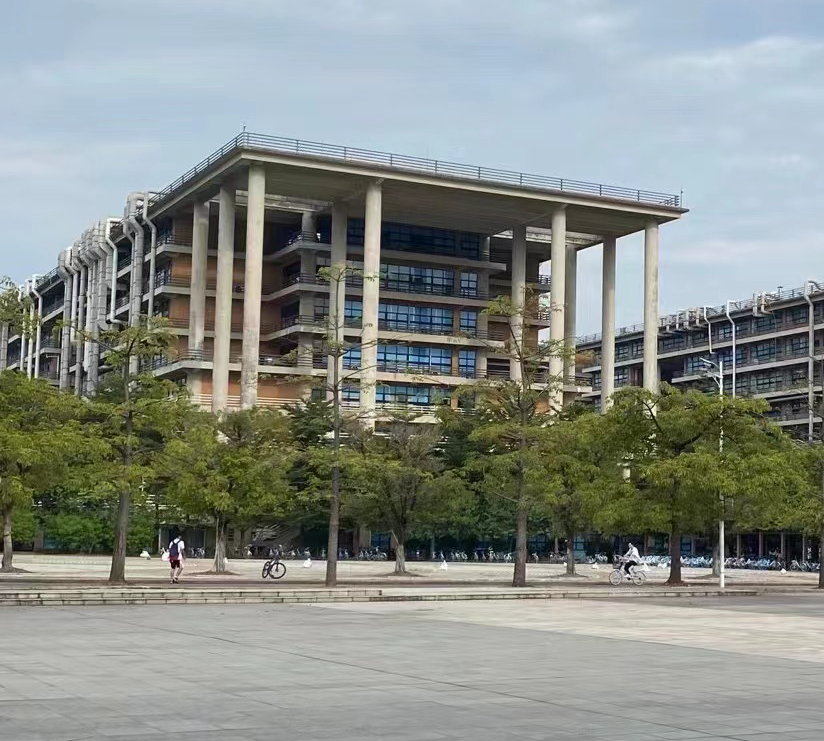
#> input picture 实验二：SIFT特征点与图像拼接/sift/p1.png, 824 x 741 px
$ python gaosi2.py
#> lines starting #> are read from the running program, lines starting #| are printed output that depends on the picture
import cv2
import numpy as np
import matplotlib.pyplot as plt

##图片组1
#读取原始图像
sift = cv2.SIFT_create()
r1 = cv2.imread('sift/p1.png')
#> r1 is the input picture: shape (741, 824, 3); mean B, G, R 137.1, 142.3, 136.4


#图像向下取样
r2 = cv2.pyrDown(r1)
r3 = cv2.pyrDown(r2)
r4 = cv2.pyrDown(r3)
r5 = cv2.pyrDown(r4)
# [5 lines of commented-out code are left out]
sz = 7; sig = 3
im_gs1 = cv2.GaussianBlur(r1, (sz, sz), sig)
im_gs2 = cv2.GaussianBlur(r2, (sz, sz), sig)
im_gs3 = cv2.GaussianBlur(r3, (sz, sz), sig)
im_gs4 = cv2.GaussianBlur(r4, (sz, sz), sig)
im_gs5 = cv2.GaussianBlur(r5, (sz, sz), sig)

im_dog1 = im_gs1 - r1
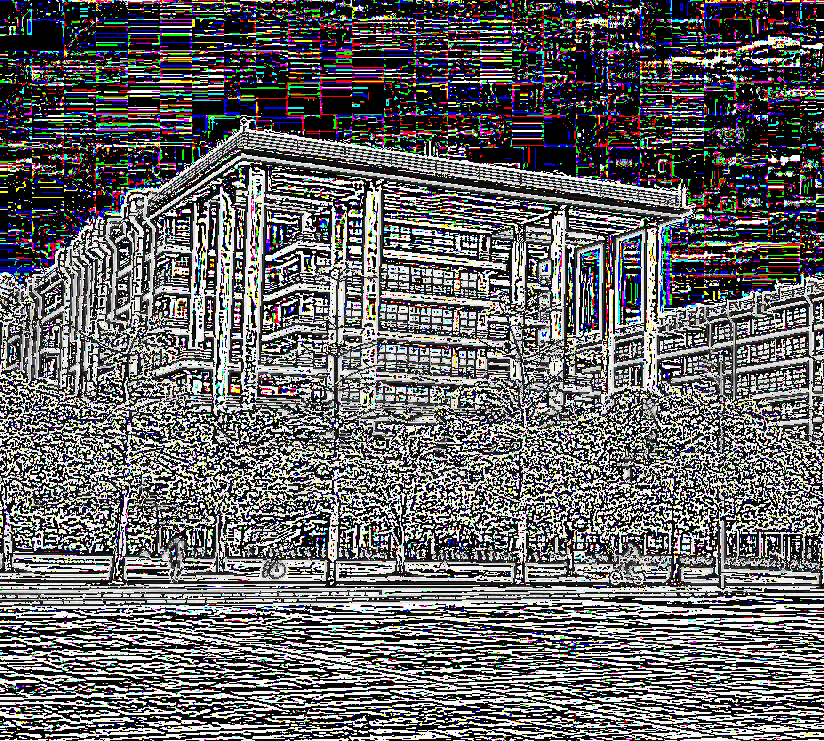
#> im_dog1: shape (741, 824, 3); mean B, G, R 103.8, 102.3, 103
im_dog2 = im_gs2 - r2
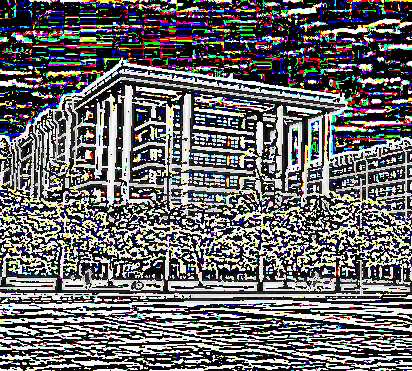
#> im_dog2: shape (371, 412, 3); mean B, G, R 105.9, 104.7, 105.5
im_dog3 = im_gs3 - r3
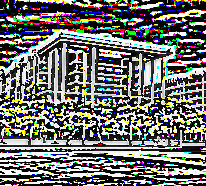
#> im_dog3: shape (186, 206, 3); mean B, G, R 109.2, 111.1, 111.2
im_dog4 = im_gs4 - r4
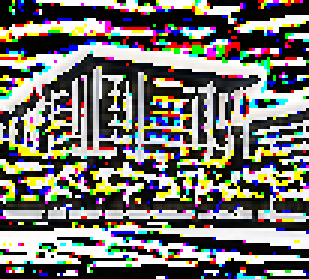
#> im_dog4: shape (93, 103, 3) (shown 3 times larger); mean B, G, R 110.8, 116.9, 118
im_dog5 = im_gs5 - r5
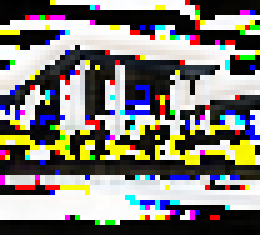
#> im_dog5: shape (47, 52, 3) (shown 5 times larger); mean B, G, R 118.7, 125.7, 128.8

(kp1, des1) = sift.detectAndCompute(r1, None)
#> kp1 = 3954 keypoints; strongest (x, y, size): (171, 543, 1.9), (176, 541, 2.5), (181, 545, 4.4), (249, 552, 2.1)
(kp2, des2) = sift.detectAndCompute(r2, None)
#> kp2 = 1321 keypoints; strongest (x, y, size): (165, 218, 2.6), (73, 277, 2), (317, 276, 2.9), (272, 134, 4.3)
(kp3, des3) = sift.detectAndCompute(r3, None)
#> kp3 = 406 keypoints; strongest (x, y, size): (163, 95, 3), (59, 94, 2.4), (158, 86, 4.1), (136, 67, 2.2)
(kp4, des4) = sift.detectAndCompute(r4, None)
#> kp4 = 88 keypoints; strongest (x, y, size): (76, 28, 4.8), (58, 31, 12.1), (7, 37, 2.4), (79, 43, 2)
(kp5, des5) = sift.detectAndCompute(r5, None)
#> kp5 = 19 keypoints; strongest (x, y, size): (29, 15, 6), (38, 14, 2.5), (11, 14, 3.3), (38, 19, 4.5)

sift_1 = cv2.drawKeypoints(r1, kp1, r1, color=(255, 0, 0))
sift_2 = cv2.drawKeypoints(r2, kp2, r2, color=(0, 255, 0))
sift_3 = cv2.drawKeypoints(r3, kp3, r3, color=(0, 0, 255))
sift_4 = cv2.drawKeypoints(r4, kp4, r4, color=(255, 0, 255))
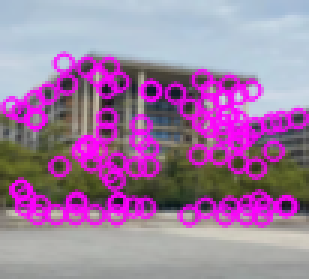
#> sift_4: shape (93, 103, 3) (shown 3 times larger); mean B, G, R 162.9, 124.7, 160.4
sift_5 = cv2.drawKeypoints(r5, kp5, r5, color=(255, 255, 0))
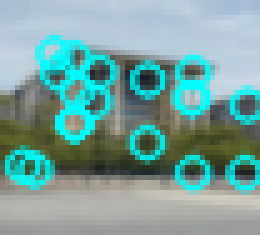
#> sift_5: shape (47, 52, 3) (shown 5 times larger); mean B, G, R 158.8, 162.3, 121.7


cv2.imwrite("r1.png",r1)
cv2.imwrite("r2.png",r2)
cv2.imwrite("r3.png",r3)
cv2.imwrite("r4.png",r4)
cv2.imwrite("r5.png",r5)


cv2.imwrite("siftres1.png",sift_1)
cv2.imwrite("siftres2.png",sift_2)
cv2.imwrite("siftres3.png",sift_3)
cv2.imwrite("siftres4.png",sift_4)
cv2.imwrite("siftres5.png",sift_5)

cv2.imwrite("gs1.jpg",im_gs1)
cv2.imwrite("gs2.jpg",im_gs2)
cv2.imwrite("gs3.jpg",im_gs3)
cv2.imwrite("gs4.jpg",im_gs4)
cv2.imwrite("gs5.jpg",im_gs5)

cv2.imwrite("dog1.jpg",im_dog1)
cv2.imwrite("dog2.jpg",im_dog2)
cv2.imwrite("dog3.jpg",im_dog3)
cv2.imwrite("dog4.jpg",im_dog4)
cv2.imwrite("dog5.jpg",im_dog5)

$ run again, with 实验二：SIFT特征点与图像拼接/sift/p2.png copied over 实验二：SIFT特征点与图像拼接/sift/p1.png
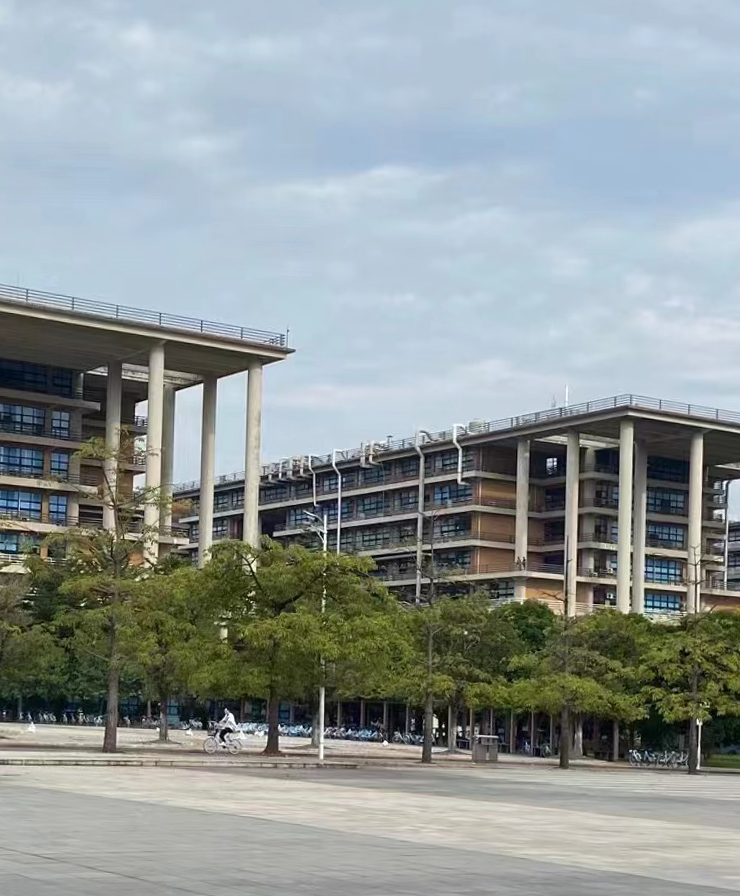
#> input picture 实验二：SIFT特征点与图像拼接/sift/p2.png, 740 x 896 px
#> r1 is the input picture: shape (896, 740, 3); mean B, G, R 152.6, 152.7, 144
#> `im_dog5 = im_gs5 - r5`:
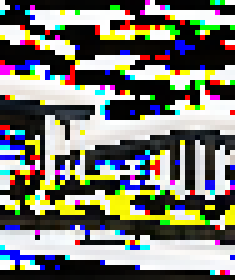
#> im_dog5: shape (56, 47, 3) (shown 5 times larger); mean B, G, R 112.5, 120.9, 121
#> kp1 = 4121 keypoints; strongest (x, y, size): (443, 726, 1.8), (82, 605, 1.9), (460, 734, 2.1), (725, 482, 2.5)
#> kp2 = 1177 keypoints; strongest (x, y, size): (218, 361, 2.5), (276, 231, 3.4), (115, 359, 3), (70, 205, 4.5)
#> kp3 = 360 keypoints; strongest (x, y, size): (63, 133, 3.1), (57, 180, 2.1), (35, 103, 2.3), (58, 123, 4.4)
#> kp4 = 84 keypoints; strongest (x, y, size): (26, 45, 5.1), (29, 62, 2.2), (31, 92, 2.5), (76, 58, 1.9)
#> kp5 = 14 keypoints; strongest (x, y, size): (27, 38, 14), (13, 28, 4.9), (31, 28, 2.2), (33, 46, 2.8)
#> `sift_5 = cv2.drawKeypoints(r5, kp5, r5, color=(255, 255, 0))`:
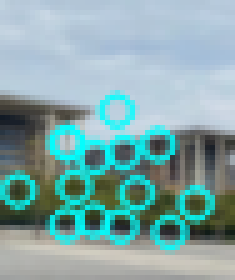
#> sift_5: shape (56, 47, 3) (shown 5 times larger); mean B, G, R 169.7, 168.1, 131.8
